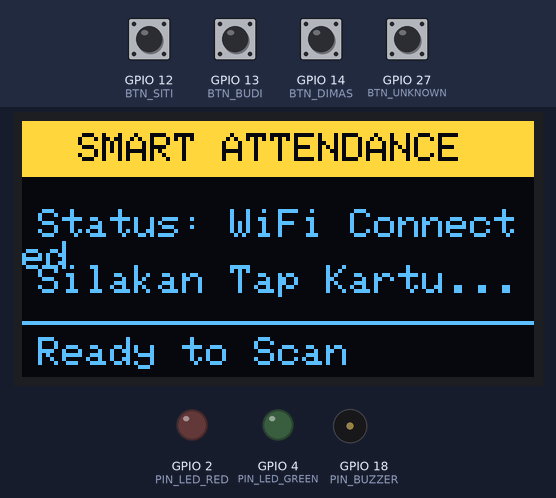
Recording of a sketch running on a simulated ESP32. Shown: 128×64 one-colour display, output pins drawn as LEDs (lit = HIGH), buzzer (waves = sounding). Inputs (shaded band) come from the test bench; at power-on: GPIO 12 (BTN_SITI), GPIO 13 (BTN_BUDI), GPIO 14 (BTN_DIMAS), GPIO 27 (BTN_UNKNOWN) HIGH. The OLED is the two-colour kind (top 16 rows yellow); WiFi joins after 1.5 s; servers stay silent unless stated; uploads are accepted with an empty reply; what the sketch prints to the serial monitor is not drawn.

Above: at 2.7 s.
2.8 s: GPIO 12 (BTN_SITI) pulled LOW for 0.15 s
At 4.6 s:
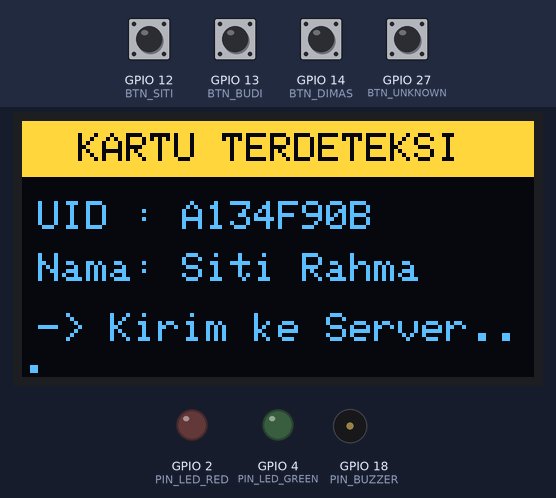
5.9 s: GPIO 13 (BTN_BUDI) pulled LOW for 0.15 s
At 6.9 s:
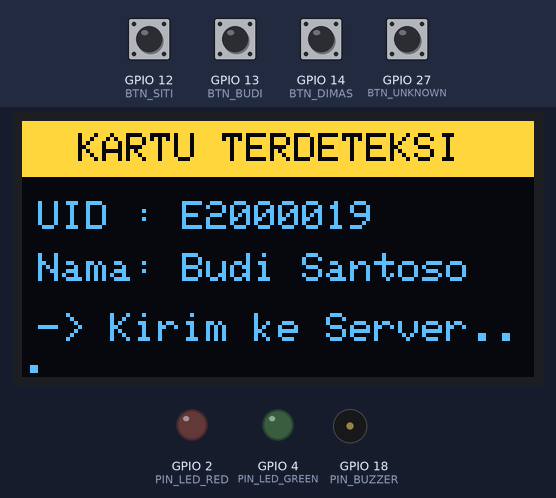
9.0 s: GPIO 14 (BTN_DIMAS) pulled LOW for 0.15 s
At 10.4 s:
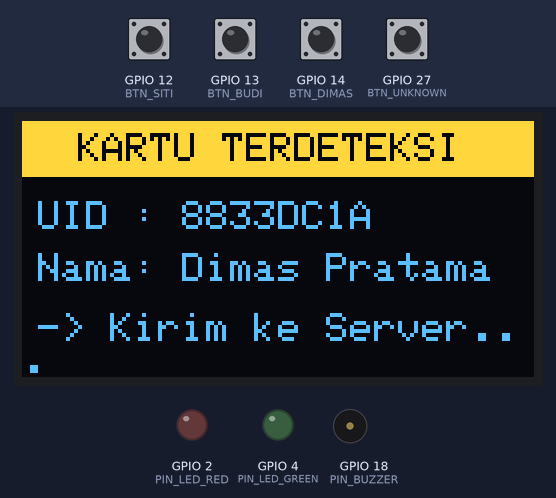
12.1 s: GPIO 27 (BTN_UNKNOWN) pulled LOW for 0.15 s
At 12.7 s:
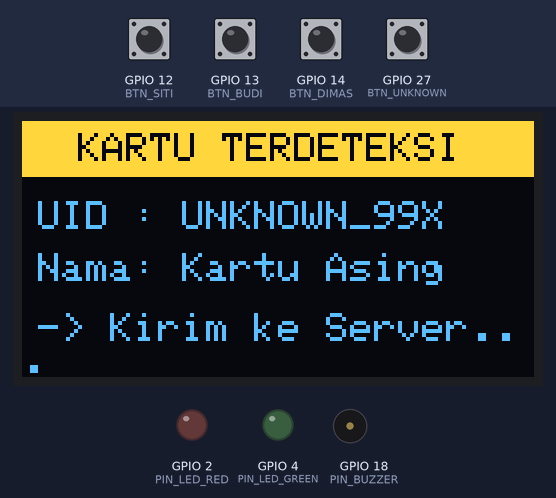
15.2 s: GPIO 27 (BTN_UNKNOWN) pulled LOW for 1 s
At 15.46 s:
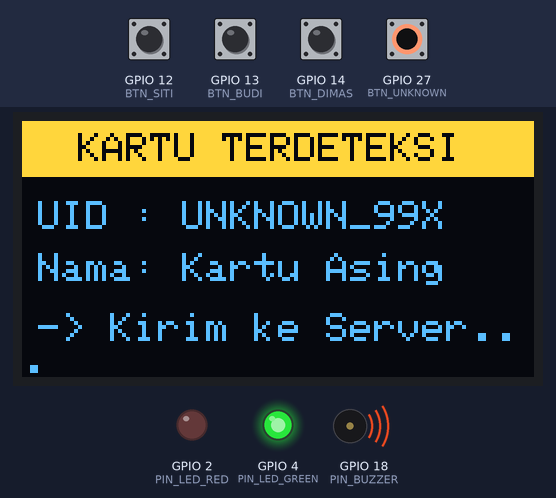
19.0 s: GPIO 12 (BTN_SITI) pulled LOW for 1 s
At 19.27 s:
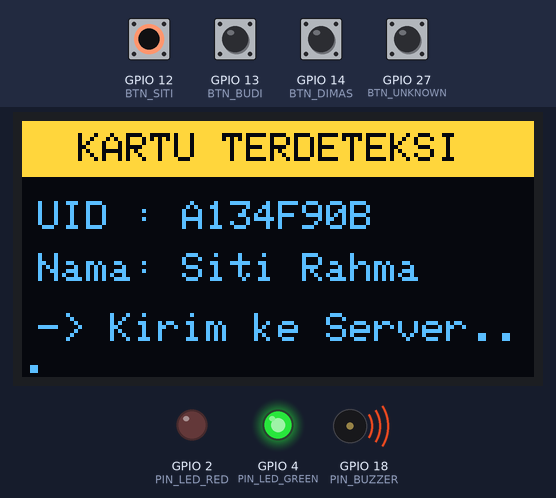
Timing chart, 0 to 22.0 s (numbered marks = the images above; inputs shaded):
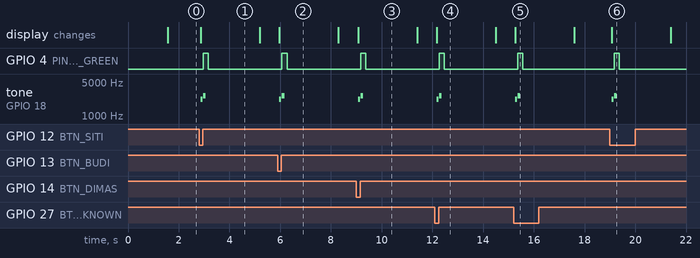

The sketch:

sketch_wifi_physical.ino
```cpp
/*
 * =========================================================================
 * SMART ATTENDANCE 2FA - ESP32 FIRMWARE (PHYSICAL HARDWARE / ARDUINO IDE)
 * Full Edition with WiFi & HTTP POST
 * Upload ini menggunakan Arduino IDE saat menggunakan ESP32 Fisik Asli
 * =========================================================================
 */

#include <WiFi.h>
#include <HTTPClient.h>
#include <Wire.h>
#include <Adafruit_GFX.h>
#include <Adafruit_SSD1306.h>

#define SCREEN_WIDTH 128
#define SCREEN_HEIGHT 64
#define OLED_RESET -1
Adafruit_SSD1306 display(SCREEN_WIDTH, SCREEN_HEIGHT, &Wire, OLED_RESET);

#define PIN_BUZZER    18
#define PIN_LED_GREEN 4
#define PIN_LED_RED   2

#define BTN_BUDI      13
#define BTN_SITI      12
#define BTN_DIMAS     14
#define BTN_UNKNOWN   27

// Sesuaikan nama Wi-Fi dan Password Rumah / Kantor Anda
const char* WIFI_SSID     = "NAMA_WIFI_ANDA";
const char* WIFI_PASSWORD = "PASSWORD_WIFI";

// Masukkan IP Laptop tempat Flask berjalan
const char* SERVER_URL    = "http://192.168.100.16:5000/api/rfid-tap";

struct Card {
  const char* uid;
  const char* name;
};

const Card CARDS[] = {
  {"E2000019", "Budi Santoso"},
  {"A134F90B", "Siti Rahma"},
  {"8833DC1A", "Dimas Pratama"},
  {"UNKNOWN_99X", "Kartu Asing"}
};

void showStandbyScreen() {
  display.clearDisplay();
  display.setTextColor(SSD1306_WHITE);
  display.fillRect(0, 0, SCREEN_WIDTH, 14, SSD1306_WHITE);
  display.setTextColor(SSD1306_BLACK, SSD1306_WHITE);
  display.setTextSize(1);
  display.setCursor(14, 3);
  display.print("SMART ATTENDANCE");
  display.setTextColor(SSD1306_WHITE);
  display.setCursor(4, 22);
  display.print("Status: WiFi Connected");
  display.setCursor(4, 36);
  display.print("Silakan Tap Kartu...");
  display.drawLine(0, 50, SCREEN_WIDTH, 50, SSD1306_WHITE);
  display.setCursor(4, 54);
  display.print("Ready to Scan");
  display.display();
}

void showScannedScreen(const char* uid, const char* name) {
  display.clearDisplay();
  display.setTextColor(SSD1306_WHITE);
  display.fillRect(0, 0, SCREEN_WIDTH, 14, SSD1306_WHITE);
  display.setTextColor(SSD1306_BLACK, SSD1306_WHITE);
  display.setTextSize(1);
  display.setCursor(14, 3);
  display.print("KARTU TERDETEKSI");
  display.setTextColor(SSD1306_WHITE);
  display.setCursor(4, 20);
  display.print("UID : ");
  display.print(uid);
  display.setCursor(4, 33);
  display.print("Nama: ");
  display.print(name);
  display.setCursor(4, 48);
  display.print("-> Kirim ke Server...");
  display.display();
}

void sendRfidTap(const char* uid, const char* name) {
  showScannedScreen(uid, name);
  tone(PIN_BUZZER, 2200, 80);
  delay(100);
  tone(PIN_BUZZER, 2600, 100);

  Serial.println(uid);

  if (WiFi.status() == WL_CONNECTED) {
    digitalWrite(PIN_LED_GREEN, HIGH);
    HTTPClient http;
    http.begin(SERVER_URL);
    http.addHeader("Content-Type", "application/json");

    String jsonBody = "{\"uid\":\"" + String(uid) + "\"}";
    int httpCode = http.POST(jsonBody);
    if (httpCode > 0) {
      Serial.println("[HTTP] Sent successfully: " + String(httpCode));
    }
    http.end();
    digitalWrite(PIN_LED_GREEN, LOW);
  }

  delay(2000);
  showStandbyScreen();
}

void setup() {
  Serial.begin(9600);
  pinMode(PIN_BUZZER, OUTPUT);
  pinMode(PIN_LED_GREEN, OUTPUT);
  pinMode(PIN_LED_RED, OUTPUT);

  pinMode(BTN_BUDI, INPUT_PULLUP);
  pinMode(BTN_SITI, INPUT_PULLUP);
  pinMode(BTN_DIMAS, INPUT_PULLUP);
  pinMode(BTN_UNKNOWN, INPUT_PULLUP);

  if (!display.begin(SSD1306_SWITCHCAPVCC, 0x3C)) {
    Serial.println("[WARN] OLED tidak ditemukan");
  }

  WiFi.begin(WIFI_SSID, WIFI_PASSWORD);
  int attempts = 0;
  while (WiFi.status() != WL_CONNECTED && attempts < 20) {
    delay(300);
    Serial.print(".");
    attempts++;
  }

  showStandbyScreen();
}

void loop() {
  if (digitalRead(BTN_BUDI) == LOW) {
    delay(40);
    if (digitalRead(BTN_BUDI) == LOW) sendRfidTap(CARDS[0].uid, CARDS[0].name);
  }
  if (digitalRead(BTN_SITI) == LOW) {
    delay(40);
    if (digitalRead(BTN_SITI) == LOW) sendRfidTap(CARDS[1].uid, CARDS[1].name);
  }
  if (digitalRead(BTN_DIMAS) == LOW) {
    delay(40);
    if (digitalRead(BTN_DIMAS) == LOW) sendRfidTap(CARDS[2].uid, CARDS[2].name);
  }
  if (digitalRead(BTN_UNKNOWN) == LOW) {
    delay(40);
    if (digitalRead(BTN_UNKNOWN) == LOW) sendRfidTap(CARDS[3].uid, CARDS[3].name);
  }
  delay(15);
}
```

Measured:
- after the input at 2.8 s, GPIO 4 (PIN_LED_GREEN): LOW → HIGH after 0.17 s, → LOW 0.20 s later; tone on GPIO 18 (PIN_BUZZER): silent → 2200 Hz after 0.07 s, → silent 0.08 s later, → 2600 Hz 0.02 s later, → silent 0.10 s later; the display: first differs from a run without the input after 0.07 s (image 1)
- after the input at 5.9 s, GPIO 4 (PIN_LED_GREEN): LOW → HIGH after 0.17 s, → LOW 0.20 s later; tone on GPIO 18 (PIN_BUZZER): silent → 2200 Hz after 0.07 s, → silent 0.08 s later, → 2600 Hz 0.02 s later, → silent 0.10 s later; the display: first differs from a run without the input after 0.07 s (image 2)
- after the input at 9.0 s, GPIO 4 (PIN_LED_GREEN): LOW → HIGH after 0.17 s, → LOW 0.20 s later; tone on GPIO 18 (PIN_BUZZER): silent → 2200 Hz after 0.07 s, → silent 0.08 s later, → 2600 Hz 0.02 s later, → silent 0.10 s later; the display: first differs from a run without the input after 0.07 s (image 3)
- after the input at 12.1 s, GPIO 4 (PIN_LED_GREEN): LOW → HIGH after 0.17 s, → LOW 0.20 s later; tone on GPIO 18 (PIN_BUZZER): silent → 2200 Hz after 0.07 s, → silent 0.08 s later, → 2600 Hz 0.02 s later, → silent 0.10 s later; the display: first differs from a run without the input after 0.07 s (image 4)
- after the input at 15.2 s, GPIO 4 (PIN_LED_GREEN): LOW → HIGH after 0.17 s, → LOW 0.20 s later; tone on GPIO 18 (PIN_BUZZER): silent → 2200 Hz after 0.07 s, → silent 0.08 s later, → 2600 Hz 0.02 s later, → silent 0.10 s later; the display: first differs from a run without the input after 0.07 s (image 5)
- after the input at 19.0 s, GPIO 4 (PIN_LED_GREEN): LOW → HIGH after 0.17 s, → LOW 0.20 s later; tone on GPIO 18 (PIN_BUZZER): silent → 2200 Hz after 0.07 s, → silent 0.08 s later, → 2600 Hz 0.02 s later, → silent 0.10 s later; the display: first differs from a run without the input after 0.07 s (image 6)
